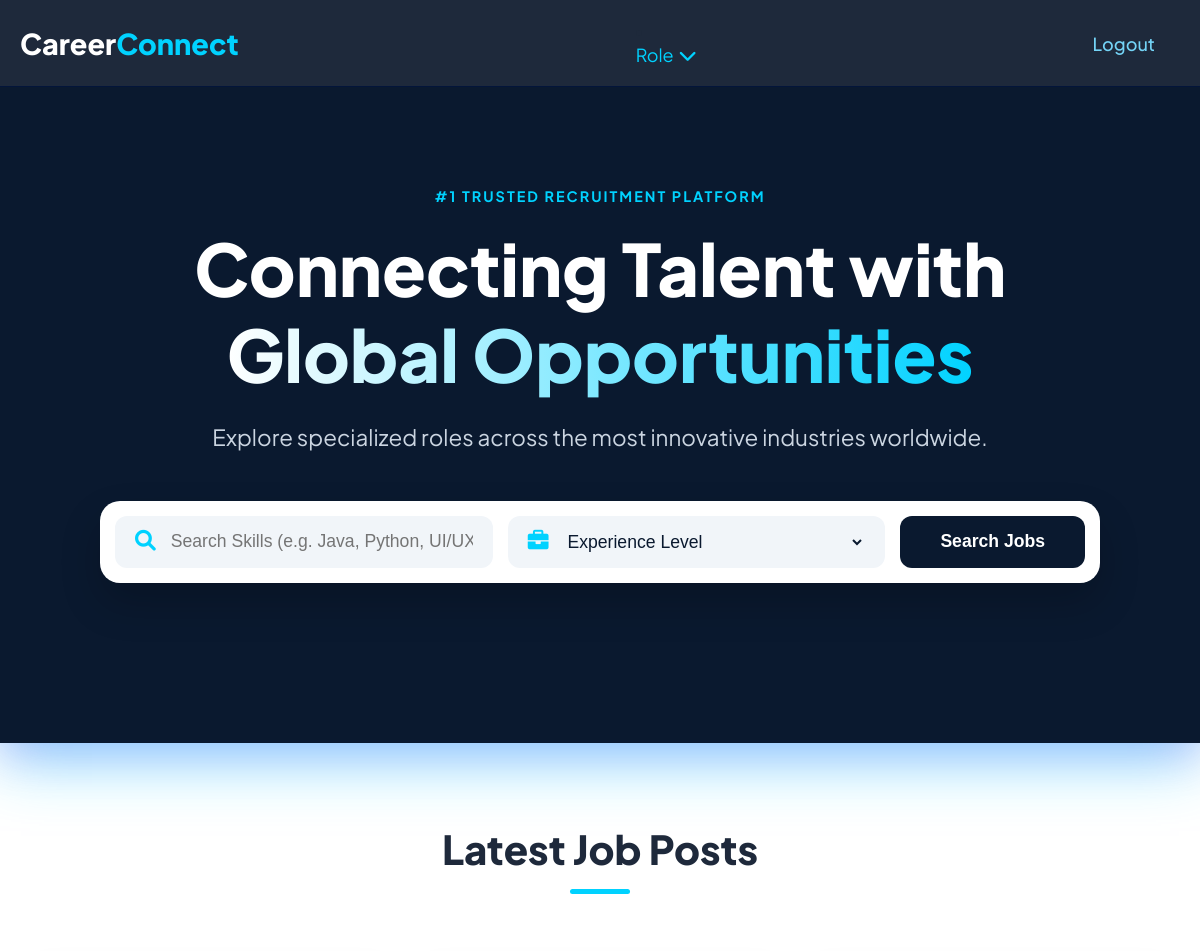
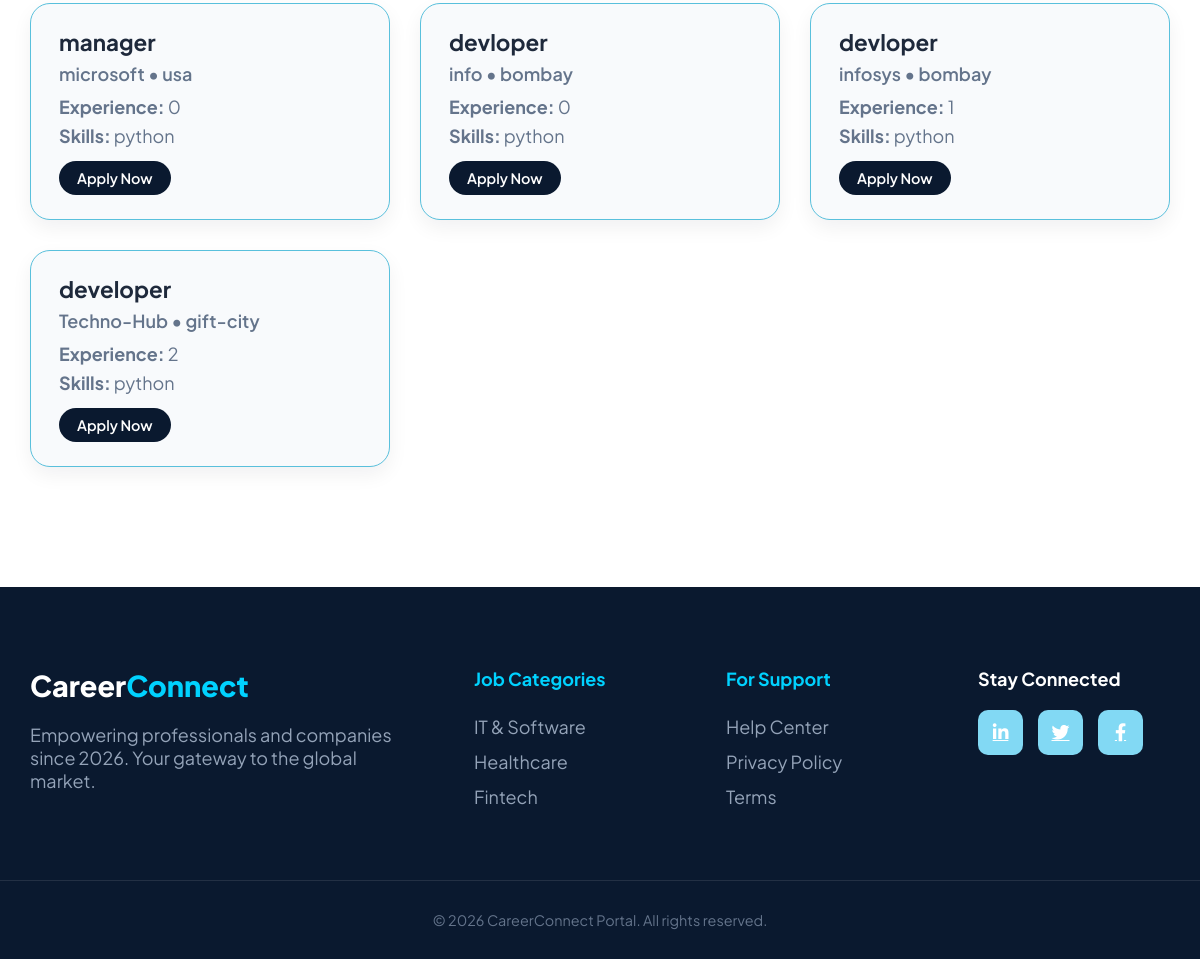
Page / (signed in) on the committed database (2 pictures, top to bottom).
### accounts/models.py (models this page shows)
class Job(models.Model):
    employer = models.ForeignKey(
        employerdb,
        on_delete=models.CASCADE,
        related_name="jobs"
    )
    company_name = models.CharField(max_length=200)
    location = models.CharField(max_length=200)
    contact = models.CharField(max_length=15)
    email = models.EmailField()
    job_role = models.CharField(max_length=200)
    experience = models.CharField(max_length=100)
    skills = models.TextField()
    is_active = models.BooleanField(default=True)
    created_at = models.DateTimeField(auto_now_add=True)

### accounts/views.py (the view)
# urls.py: 2. Add a URL to urlpatterns:  path('', views.home, name='home')
def home(request):
    latest_jobs = Job.objects.filter(is_active=True).order_by('-created_at')[:6]
    return render(request, 'index.html', {'latest_jobs': latest_jobs})

### templates/index.html (shortened to what this page needs)
{% extends 'base.html' %} {% load static %} {% block content %}
{% block extra_css %}
<link rel="stylesheet" href="{% static 'css/index.css' %}" />
{% endblock %}
<header class="hero-header">
  <div class="container hero-content">
    <div class="top-label">#1 Trusted Recruitment Platform</div>
    <h1>
      Connecting Talent with <br /><span class="cyan-gradient"
        >Global Opportunities</span
      >
    </h1>
    <p>
      Explore specialized roles across the most innovative industries worldwide.
    </p>
    <div class="search-wrapper">
      <form class="search-bar" action="{% url 'job_search' %}" method="GET">
        <div class="input-group">
          <i class="fas fa-search"></i>
          <input
            type="text"
            name="q"
            placeholder="Search Skills (e.g. Java, Python, UI/UX)"
          />
        </div>
        <div class="input-group">
          <i class="fas fa-briefcase"></i>
          <select name="experience">
            <option value="" disabled selected>Experience Level</option>
          </select>
        </div>
        <button type="submit" class="btn-search">Search Jobs</button>
      </form>
    </div>
  </div>
</header>
<section class="latest-jobs">
  <div class="container">
    <div class="section-title">
      <h2>Latest Job Posts</h2>
      <div class="title-line"></div>
    </div>
    <div class="jobs-grid">
      {% if latest_jobs %} {% for job in latest_jobs %}
      <div class="job-card">
        <h3>{{ job.job_role }}</h3>
        <p class="company">{{ job.company_name }} • {{ job.location }}</p>
        <p><strong>Experience:</strong> {{ job.experience }}</p>
        <p><strong>Skills:</strong> {{ job.skills|truncatewords:15 }}</p>
        <a href="{% url 'apply_job' job.id %}" class="btn-navy-sm">
          Apply Now
        </a>
      </div>
      {% endfor %} {% else %}
      <p>No jobs available right now.</p>
      {% endif %}
    </div>
  </div>
</section>
{% endblock %}

### static/css/base.css (style rules this page uses)
:root { --navy: #0a192f; --cyan: #00d2ff; --cyan-glow: rgba(0, 210, 255, 0.4); --purple-glow: rgba(160, 32, 240, 0.3); --white: #ffffff; --light-bg: #f8fafc; --text-navy: #1e293b; --text-light: #64748b; }
* { margin: 0; padding: 0; box-sizing: border-box; }
body { font-family: "Plus Jakarta Sans", sans-serif; background-color: var(--white); color: var(--text-navy); font-size: 18px; }
.container { max-width: 1300px; margin: 0 auto; padding: 0 30px; }

### static/css/index.css (style rules this page uses)
.hero-header { background: var(--navy); padding: 100px 0 160px 0; text-align: center; color: var(--white); position: relative; box-shadow: 0 20px 60px var(--cyan-glow), 0 10px 40px var(--purple-glow); }
.top-label { font-weight: 700; color: var(--cyan); letter-spacing: 2px; text-transform: uppercase; font-size: 0.9rem; margin-bottom: 20px; }
.hero-header h1 { font-size: 4.5rem; line-height: 1.2; font-weight: 800; margin-bottom: 25px; }
.cyan-gradient { background: linear-gradient(90deg, #fff, var(--cyan)); -webkit-background-clip: text; -webkit-text-fill-color: transparent; }
.hero-header p { font-size: 1.4rem; color: #cbd5e1; max-width: 800px; margin: 0 auto 50px; }
.search-wrapper { background: var(--white); padding: 15px; border-radius: 20px; max-width: 1000px; margin: 0 auto; box-shadow: 0 20px 40px rgba(0, 0, 0, 0.2); }
.search-bar { display: flex; gap: 15px; }
.input-group { flex: 1; display: flex; align-items: center; background: #f1f5f9; padding: 15px 20px; border-radius: 12px; }
.input-group i { color: var(--cyan); font-size: 1.3rem; margin-right: 15px; }
.input-group input, .input-group select { width: 100%; border: none; background: transparent; outline: none; font-size: 1.1rem; font-weight: 500; color: var(--navy); }
.btn-search { background: var(--navy); color: var(--white); padding: 0 40px; border: none; border-radius: 12px; font-weight: 800; font-size: 1.1rem; cursor: pointer; transition: 0.3s; }
.section-title { text-align: center; margin-bottom: 60px; }
.section-title h2 { font-size: 2.5rem; font-weight: 800; }
.title-line { height: 5px; width: 60px; background: var(--cyan); margin: 15px auto; border-radius: 10px; }
.latest-jobs { padding: 80px 0 120px 0; background-color: var(--white); }
.latest-jobs .jobs-grid { display: grid; grid-template-columns: repeat(auto-fit, minmax(280px, 1fr)); gap: 30px; }
.latest-jobs .job-card { background: var(--light-bg); padding: 24px 28px; border-radius: 20px; border: 1px solid #59c0dc; box-shadow: 0 8px 20px rgba(15, 23, 42, 0.06); }
.latest-jobs .job-card h3 { font-size: 1.4rem; margin-bottom: 6px; }
.latest-jobs .job-card .company { font-weight: 600; margin-bottom: 10px; }
.latest-jobs .job-card p { margin-bottom: 6px; color: var(--text-light); }
.latest-jobs .btn-navy-sm { display: inline-block; margin-top: 8px; background: var(--navy); color: var(--white); padding: 8px 18px; border-radius: 999px; text-decoration: none; font-size: 0.9rem; font-weight: 600; }

### rows in the picture
Job: job_role "manager", company_name "microsoft", location "usa", experience "0", skills "python"
Job: job_role "devloper", company_name "info", location "bombay", experience "0", skills "python"
Job: job_role "devloper", company_name "infosys", location "bombay", experience "1", skills "python"
Job: job_role "developer", company_name "Techno-Hub", location "gift-city", experience "2", skills "python"
